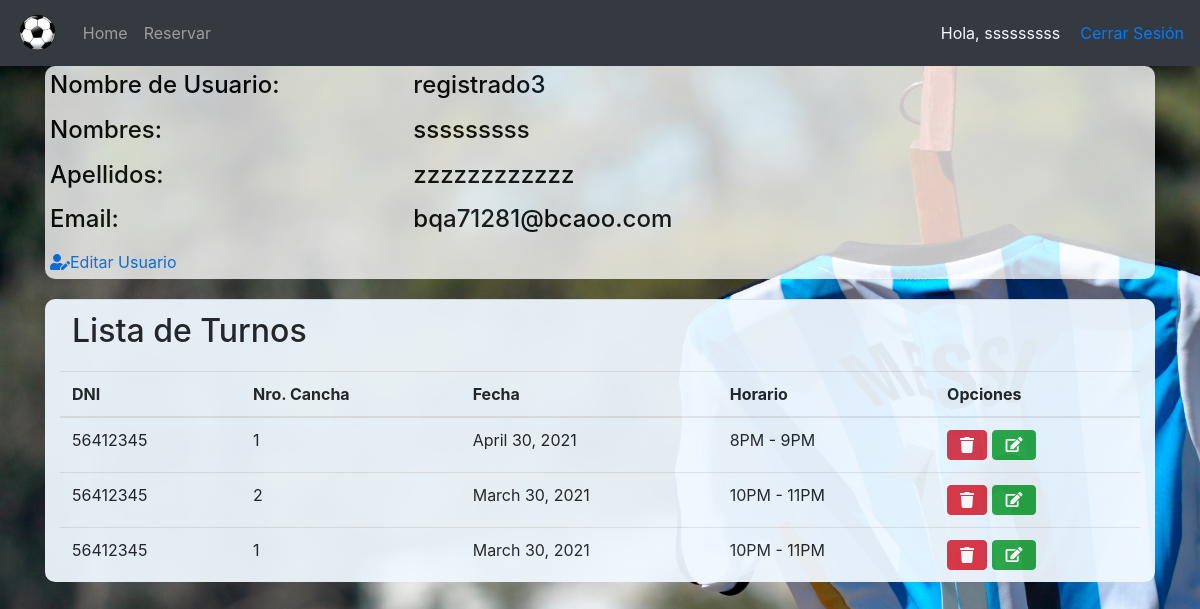
Screenshot of /Perfil/ (signed in) with the database file from the repository.
### users/models.py (models this page shows, shortened)
class Usuario(AbstractBaseUser, PermissionsMixin):
    username = models.CharField("Usuario", unique=True, max_length=50)
    first_name = models.CharField("Nombres", max_length=200)
    surname = models.CharField("Apellidos", max_length=200)
    dni = models.CharField("Dni", unique=True, max_length=8)
    email = models.EmailField(_('email address'), unique=True)
    is_staff = models.BooleanField(default=False)
    is_active = models.BooleanField(default=True)
    date_joined = models.DateTimeField(default=timezone.now)
    USERNAME_FIELD = 'username'
    REQUIRED_FIELDS = ['email' ,'dni', 'first_name' , 'surname']
    objects = CustomUserManager()

### turnos/models.py (models this page shows, shortened)
class Turno(models.Model):
    dia = models.DateField()
    hora = models.CharField(blank=False, null=False, max_length=20, choices=HORARIOS)
    persona = models.ForeignKey(Usuario, on_delete=models.CASCADE)
    cancha = models.ForeignKey(Cancha, blank=False, null=False, on_delete=models.CASCADE)
    class Meta:
        ordering = ['dia']

### turnos/views.py (the view)
# urls.py: path('Perfil/', FormularioTurnosView.lista_turnos, name='lista_turnos'),
    @login_required
    def lista_turnos(request):
        actual_user = request.user.id
        hoy = date.today()
        data = {
            'turnos': Turno.objects.filter(persona_id=request.user.id, dia__gte=hoy).order_by('-dia'),
        }
        return render(request, 'accounts/registrados/perfil.html', data)

### templates/accounts/registrados/perfil.html (shortened to what this page needs)
{% extends 'accounts/header.html' %}
{% load static %}
    {% block content %}
    <link rel="stylesheet" type="text/css" href="{% static '/css/perfil.css' %}">
    <link rel="stylesheet" href="https://stackpath.bootstrapcdn.com/bootstrap/4.4.1/css/bootstrap.min.css">
    <link rel="stylesheet" href="https://cdnjs.cloudflare.com/ajax/libs/font-awesome/5.15.2/css/all.min.css" />
</head>
<body>
    <div class="container-lg well span6">
        <div class="row-fluid">
            <div class="span8">
                <div class="row">
                    <div class ="col-md-4">
                        <label><h4 class="datos">Nombre de Usuario: </h4></label>
                    </div>
                    <p><h4 class="datos">{{ user.username }}</h4></p>
                </div>
                <div class="row">
                    <div class ="col-md-4">
                        <label><h4 class="datos">Nombres: </h4></label>
                    </div>
                    <p><h4 class="datos">{{ user.first_name }}</h4><p>
                </div>
                <div class="row">
                    <div class ="col-md-4">
                        <label><h4 class="datos">Apellidos: </h4></label>
                    </div>
                    <p><h4 class="datos">{{ user.surname }}</h4><p>
                </div>
                <div class="row">
                    <div class ="col-md-4">
                        <label><h4 class="datos">Email: </h4></label>
                    </div>
                    <p><h4 class="datos">{{ user.email }}</h4><p>
                </div>
                <div class="row">
                    <div class="col float-md-right">
                        <a href="{% url 'editar_user' user.id %}"><i class="fas fa-user-edit"></i>Editar Usuario</a>
                    </div>
                </div>
            </div>
    <div class="container-lg well span6" style="background-color: aliceblue; opacity: 94%; border-radius: 10px;">
        <table class="table" style="margin-top: 20px;">
            <thead>
                <tr>
                    <td colspan="6"><h2>Lista de Turnos</h2></td>
                </tr>
            <tr>
                <th scope="col">DNI</th>
                <th scope="col">Nro. Cancha</th>
                <th scope="col">Fecha</th>
                <th scope="col">Horario</th>
                <th scope="col">Opciones</th>
            </tr>
            </thead>
            <tbody>
            {% for i in turnos %}
                <tr>
                    <td>{{ i.persona.dni }}</td>
                    <td>{{ i.cancha_id }}</td>
                    <td>{{ i.dia }}</td>
                    <td>{{ i.hora }}</td>
                    <td>
                        <a class="btn btn-danger" href="#" onclick="eliminarTurno({{ i.id }})"><i class="fas fa-trash btn-xs"></i></a>
                        <a class="btn btn-success btn-xs" href="{% url 'editar_turno' i.id %}"><i class="fas fa-edit btn-xs"></i></a>
                    </td>
                </tr>
            {% endfor %}
            </tbody>
        </table>
    </div>
    {% endblock %}

### templates/accounts/header.html (shortened to what this page needs)
{% load static %}
<html>
<head>
    <link rel="stylesheet" href="https://stackpath.bootstrapcdn.com/bootstrap/4.4.1/css/bootstrap.min.css">
</head>
<body>
    <div class="login_container" style="padding-bottom: 0px;">
        <nav class="navbar navbar-expand-lg navbar-dark bg-dark">
            <a class="navbar-brand">
                <img src="{% static '/css/img/logo_pag.png' %}" height="40px">
            </a>
            <div class="collapse navbar-collapse" id="menu">
                <ul class="navbar-nav mr-auto">
                    {% if user.is_authenticated %}
                    <li class="navbar-item"><a href="http://127.0.0.1:8000/Home_user" class="nav-link">Home</a></li>
                    <li class="navbar-item"><a href="http://127.0.0.1:8000/reservas/" class="nav-link">Reservar</a></li>
                    {% else %}
                    <li class="navbar-item"><a href="http://127.0.0.1:8000/" class="nav-link">Home</a></li>
                    <li class="navbar-item"><a href="http://127.0.0.1:8000/reservas/" class="nav-link">Reservar</a></li>
                    {% endif %}
                </ul>
            </div>
            <div class="navbar-collapse collapse 2-100 order-3 dual-collapse2">
                <ul class="navbar-nav ml-auto">
                    {% if user.is_authenticated %}
                    <span style="margin-right: 20px; color: aliceblue;">Hola, <a style="color: aliceblue;" href="http://127.0.0.1:8000/Perfil/"> {{ user.first_name }}</a></span>
                    <span><a href=" {% url 'Logout' %}">Cerrar Sesión</a></span>
                    {% else %}
                    <li class="nav-item"><a class="nav-link" href="http://127.0.0.1:8000/Login">Iniciar Sesión</a></li>
                    <li class="nav-item"><a class="nav-link" href="http://127.0.0.1:8000/register">Registrarse</a></li>
                    {% endif %}
                </ul>
            </div>
        </nav>
    </div>
    {% block content %} {% endblock %}
</body>
</html>

### static/css/perfil.css (style rules this page uses)
body { background: url(./img/opcion1.jpg) no-repeat center center fixed; background-size: cover; }
.span8 { background-color: #ffffff; border-radius: 10px; padding-left: 5px; padding-top: 5px; padding-bottom: 5px; opacity: 77%; }
.datos { color: rgb(2, 2, 2); opacity: 100%; }
.fa-edit { padding-bottom: 1px; }

### rows the page displays
Usuario: first_name "sssssssss", username "registrado3", surname "zzzzzzzzzzzz", email "bqa71281@bcaoo.com"
Turno: persona.dni "56412345", cancha_id "1", dia "April 30, 2021", hora "8PM - 9PM"
Turno: persona.dni "56412345", cancha_id "2", dia "March 30, 2021", hora "10PM - 11PM"
Turno: persona.dni "56412345", cancha_id "1", dia "March 30, 2021", hora "10PM - 11PM"
